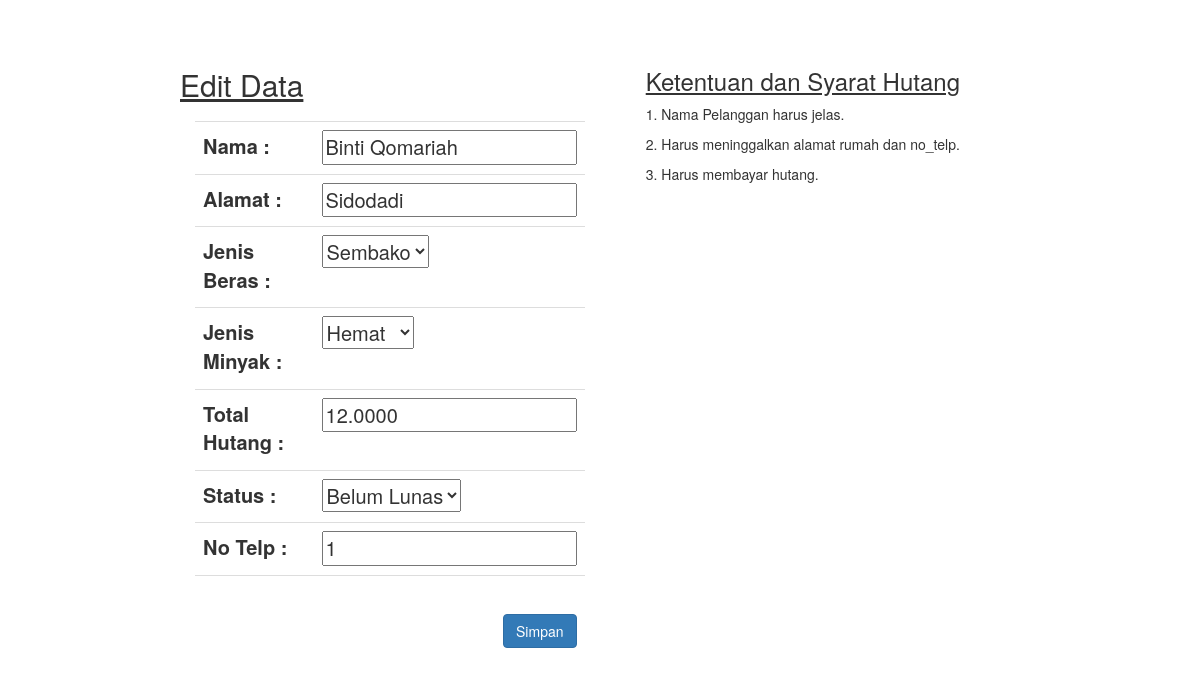
Page /edit.php on the committed database.
### tables this page shows
CREATE TABLE `orang` (
  `id_orang` int(1) NOT NULL,
  `nama` varchar(30) NOT NULL,
  `alamat` text NOT NULL,
  `tgl_hutang` timestamp NOT NULL DEFAULT CURRENT_TIMESTAMP ON UPDATE CURRENT_TIMESTAMP,
  `id_beras` int(12) NOT NULL,
  `id_minyak` int(12) NOT NULL,
  `total_harga` varchar(30) NOT NULL,
  `id_status` int(15) NOT NULL,
  `no_telp` bigint(13) NOT NULL
);

CREATE TABLE `beras` (
  `id_beras` int(1) NOT NULL,
  `jenis_beras` varchar(10) NOT NULL,
  `harga/kg` varchar(30) NOT NULL
);

CREATE TABLE `minyak` (
  `id_minyak` int(1) NOT NULL,
  `jenis_minyak` varchar(10) NOT NULL,
  `harga/liter` varchar(30) NOT NULL
);

CREATE TABLE `status` (
  `id_status` int(1) NOT NULL,
  `status` varchar(30) NOT NULL
);

### edit.php (the view, shortened to what this page needs)
<?php
include 'koneksi.php';
$id_orang = $_GET['id'];
$sql = "SELECT nama, alamat, tgl_hutang, id_beras, id_minyak, total_harga, id_status, no_telp FROM orang WHERE id_orang='$id_orang'";
$query = mysqli_query($koneksi, $sql);
$hasil = mysqli_fetch_assoc($query);
function beras($idBeras, $koneksi){
	$sql = "SELECT jenis_beras FROM beras WHERE id_beras=$idBeras";
	$query = mysqli_query($koneksi, $sql);
	$hasil = mysqli_fetch_assoc($query);
	return $hasil['jenis_beras'];
}
function minyak($idMinyak, $koneksi){
	$sql = "SELECT jenis_minyak FROM minyak WHERE id_minyak=$idMinyak";
	$query = mysqli_query($koneksi, $sql);
	$hasil = mysqli_fetch_assoc($query);
	return $hasil['jenis_minyak'];
}
function status($idStatus, $koneksi){
	$sql = "SELECT status FROM status WHERE id_status=$idStatus";
	$query = mysqli_query($koneksi, $sql);
	$hasil = mysqli_fetch_assoc($query);
	return $hasil['status'];
}
?>
<html>
<head>
<link rel="stylesheet" type="text/css" href="dist/css/bootstrap.css">
<link rel="stylesheet" type="text/css" href="dist/css/bootstrap.min.css">
<link rel="stylesheet" type="text/css" href="dist/style.css">
</head>
<body>
<section>
    <h2><u>Edit Data</u></h2>
    <div class="col-sm-2">
<form method="POST">
    <table class="table table-stripped">
        <tr>
            <td><label>Nama :</label></td>
            <td><input type="text" name="nama" value="<?php echo $hasil['nama'] ?>" required/></td>
        </tr>
        <tr>
            <td><label>Alamat :</label></td>
            <td><input type="text" name="alamat" value="<?php echo $hasil['alamat'] ?>" required/></td>
        </tr>
        <tr>
            <td><label>Jenis Beras :</label></td>
            <td><select name="id_beras" >
            	<option value="<?php echo $hasil['id_beras'] ?>">
            		<?php echo beras($hasil['id_beras'],$koneksi);?>
            	</option>
            </select></td>
        </tr>
        <tr>
            <td><label>Jenis Minyak :</label></td>
            <td><select name="id_minyak">
            	<option value="<?php echo $hasil['id_minyak'] ?>">
            		<?php echo minyak($hasil['id_minyak'],$koneksi);?>
            	</option>
            </select></td>
        </tr>
        <tr>
            <td><label>Total Hutang  :</label></td>
            <td><input name="total_harga" value="<?php echo $hasil['total_harga'] ?>" required/></td>
        </tr>
        <tr>
            <td><label>Status :</label></td>
            <td><select name="id_status">
            <option value="<?php echo $hasil['id_status'] ?>">
            	<?php echo status($hasil['id_status'],$koneksi);?>
                    <option value="1">Lunas</option>
                </select></td>
        </tr>
            <td><label>No Telp :</label></td>
            <td><input type="text" name="no_telp" value="<?php echo $hasil['no_telp'] ?>" required/></td>
        <tr>
            <td colspan="2"><input class="btn btn-primary" style="margin-left: 300px; margin-top: 30px;" type="submit" name="submit" value="Simpan"></td>
        </tr>
</table>
</form>
</div>
</section>
<aside>
    <h3><u>Ketentuan dan Syarat Hutang</u></h3>
            <p>1. Nama Pelanggan harus jelas.</p>
            <p>2. Harus meninggalkan alamat rumah dan no_telp.</p>
            <p>3. Harus membayar hutang.</p>
</aside>
</body>
</html>

### rows in the picture
orang: nama "Binti Qomariah", alamat "Sidodadi", id_beras "Sembako", id_minyak "Hemat", total_harga "12.0000", id_status "Belum Lunas", no_telp "1"
